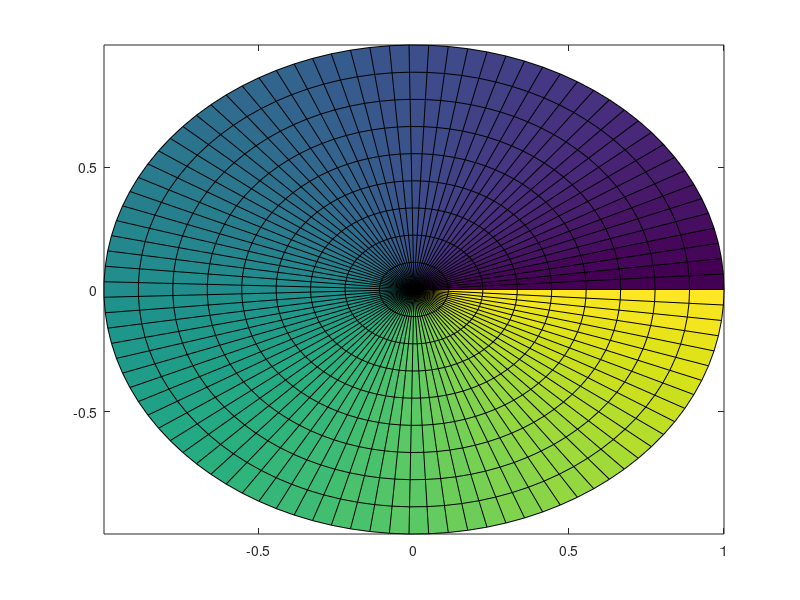

MATLAB code for this plot: (Note: this script raises an error after producing the figure.)
%impixel finds rgb values of images
%colormapeditor shows rgb values of all colormaps! 
%with colormap we can make our own map
%http://matlab.wikia.com/wiki/FAQ#How_do_I_create_a_circle.3F
%maybe can create a ring and split it in rads as many as the colors we use
%not really analogical, but we can then estimate st.dev from colormapeditor
%http://www.mathworks.com/matlabcentral/fileexchange/16233-sc-powerful-image-rendering
%http://www.mathworks.com/matlabcentral/fileexchange/23342-real2rgb---colormaps

r = linspace(0,1,10);
theta = linspace(0, 2*pi, 100);
[rg, thg] = meshgrid(r,theta);
[x,y] = pol2cart(thg,rg);
pcolor(x,y,thg);
colormap(get);
shading flat;
% axis equal;

% Create a logical image of a ring with specified
% inner diameter, outer diameter center, and image size.
% First create the image.
figure()
imageSizeX = 640;
imageSizeY = 480;
[columnsInImage rowsInImage] = meshgrid(1:imageSizeX, 1:imageSizeY);
% Next create the circle in the image.
centerX = 320;
centerY = 240;
innerRadius = 100;
outerRadius = 140;
array2D = (rowsInImage - centerY).^2 ...
    + (columnsInImage - centerX).^2;
circlePixels = array2D >= innerRadius.^2 & array2D <= outerRadius.^2;
% circlePixels is a 2D "logical" array.
% Now, display it.
pcolor(circlePixels);
image(circlePixels) ;
colormap(jet)
colormap(223,0,0);
title('Ring', 'FontSize', 25);

%Or, if you want a list of x and y coordinates of the perimeter of the circle, or of an arc, you can do this:

xCenter = 12;
yCenter = 10;
theta = 0 : 0.01 : 2*pi;
radius = 5;
x = radius * cos(theta) + xCenter;
y = radius * sin(theta) + yCenter;
plot(x, y);
axis square;
xlim([0 20]);
ylim([0 20]);
grid on;

